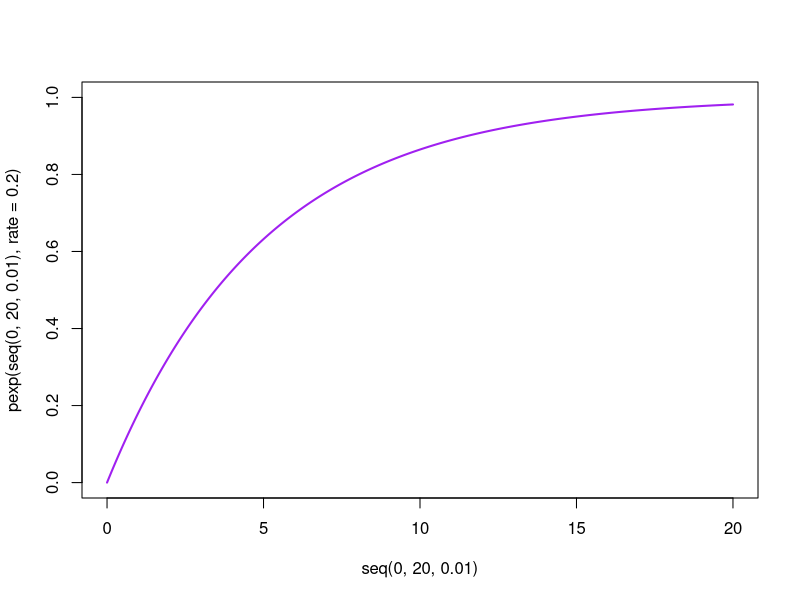
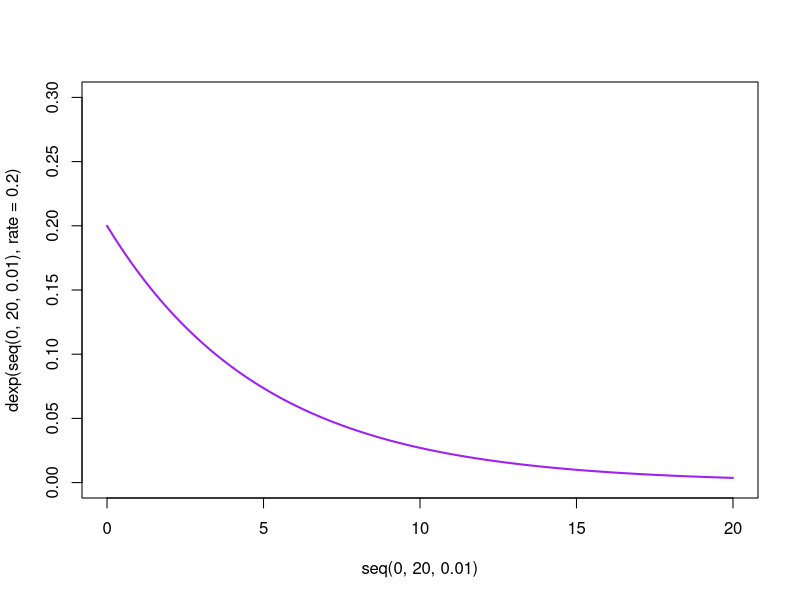
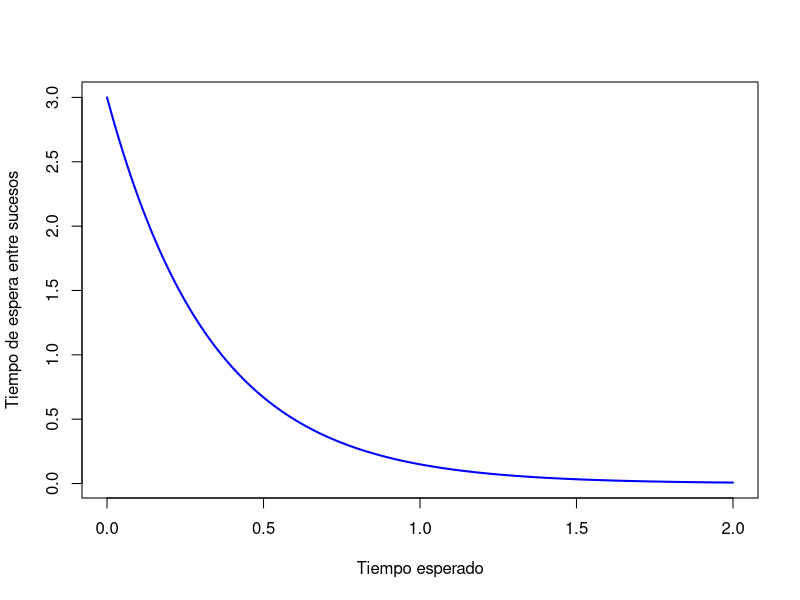
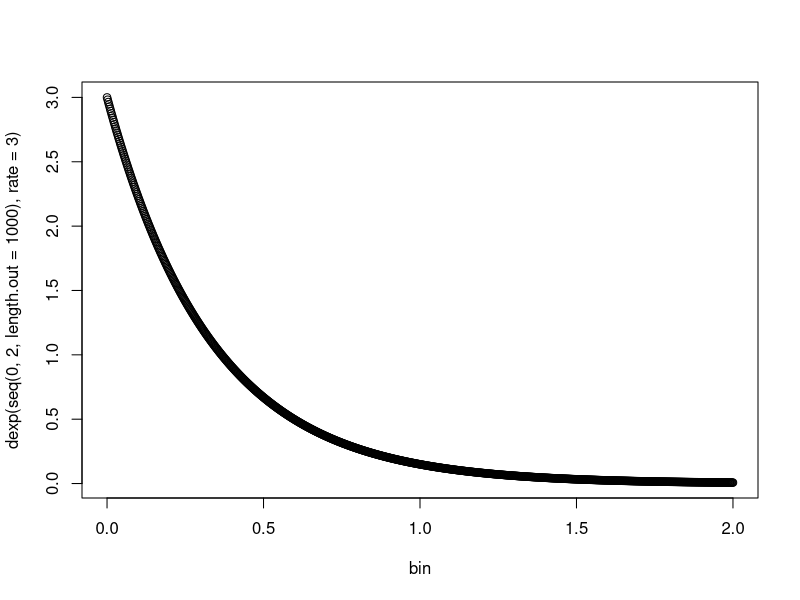

Generate these figures, in order, with R:
## ---- chunk 1
knitr::opts_chunk$set(echo = TRUE)
## ---- chunk 2
plot(y = pexp(seq(0, 20, 0.01), rate = 0.2), x = seq(0, 20, 0.01), ylim=c(0,1), type ="l", lwd="2", col = "purple")
## ---- chunk 3
plot(y = dexp(seq(0, 20, 0.01), rate = 0.2), x = seq(0, 20, 0.01), ylim=c(0,0.3), type ="l", lwd="2", col = "purple")
## ---- chunk 4
plot(y = dexp(seq(0, 2, length.out=1000), rate = 3), x = seq(0, 2, length.out=1000), lwd=2, col="blue", type="l", ylab = "Tiempo de espera entre sucesos", xlab="Tiempo esperado")
## ---- chunk 5
pexp(q = 1, rate = 3) # Es decir:     1 - exp(-(3) * 1)

bin = seq(0, 2, length.out=1000)
plot(y = dexp(seq(0, 2, length.out=1000), rate = 3), x = bin)
